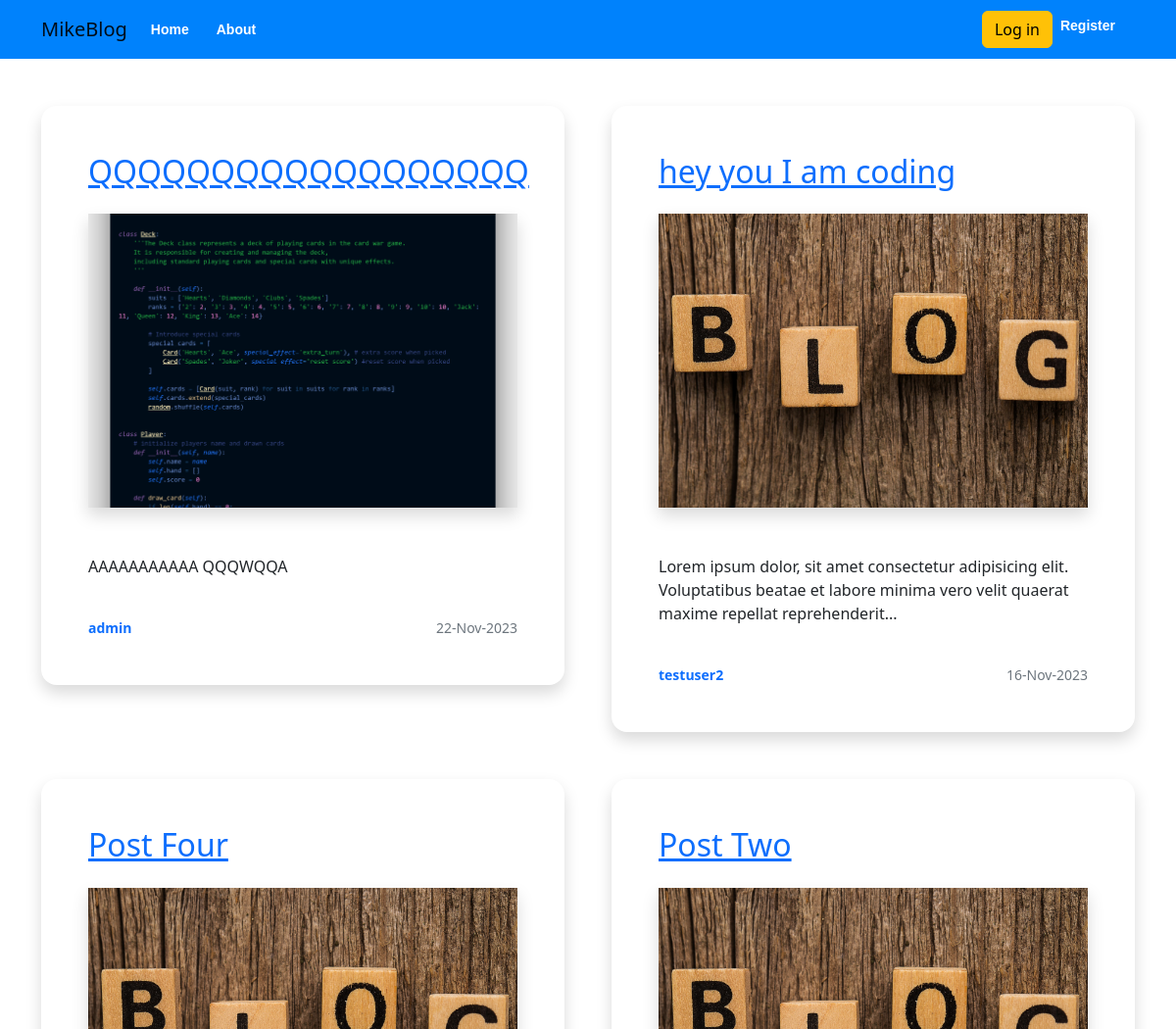
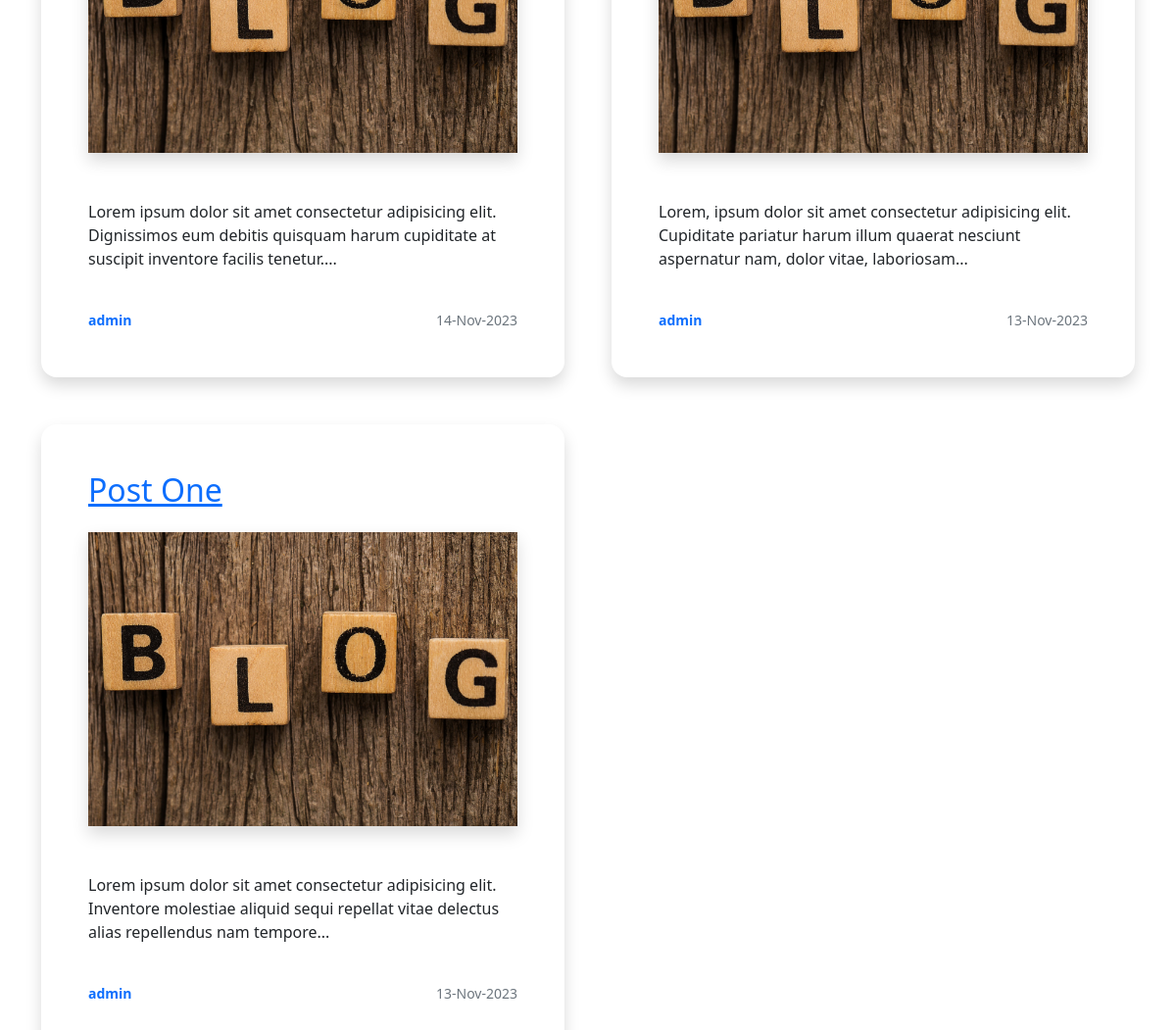
The page /home on the database its author committed (2 pictures, top to bottom).
### fblog/models.py (models this page shows, shortened)
class Post(db.Model):
    id = db.Column(db.Integer, primary_key=True)
    title = db.Column(db.String(100), unique=True, nullable=False)
    content = db.Column(db.Text, nullable=False)
    image = db.Column(db.String(200), default='postdefault.jpg', nullable=False)
    date_posted = db.Column(db.DateTime, default=datetime.utcnow)
    user_id =db.Column(db.Integer, db.ForeignKey('user.id'), nullable=False)

class User(db.Model, UserMixin):
    id = db.Column(db.Integer, primary_key=True)
    username = db.Column(db.String(100), unique=True, nullable=False)
    email = db.Column(db.String(200), unique=True, nullable=False)
    password = db.Column(db.String(60), nullable=False)
    image = db.Column(db.String(200), default='default.jpg', nullable=False)
    date_added = db.Column(db.DateTime, default=datetime.utcnow)
    is_active = db.Column(db.Boolean, default=True)
    is_admin = db.Column(db.Boolean, default=False)
    posts = db.relationship('Post', backref='author', lazy=True)

### fblog/routes.py (the view)
@app.route("/")
@app.route("/home")
def index():
    blogs = Post.query.order_by(desc(Post.date_posted))
    return render_template("index.html", blogs=blogs, title="Home page")

### fblog/templates/index.html
{% extends "base.html"  %}
{% block content %}
<div class="container py-5">
    <section class="row g-5">
        {% if blogs %}
        {% for blog in blogs %}
            <div class="col-12 col-md-6">
                <div class="p-5 shadow rounded-4">
                    <a href="{{url_for('post_details', id=blog.id)}}"><h2>{{blog.title}}</h2></a>
                    <div class="my-4">
                        <img class=" img-fluid shadow w-100" src="/static/images/{{blog.image}}" alt="" style="height: 300px; object-fit: cover;">
                    </div>
                    <p class="py-4">{{blog.content|safe|truncate(150)}}</p>
                    <div class="d-flex justify-content-between">
                        <small class="fw-bold text-primary">{{blog.author.username}}</small>
                        <small class="text-muted">{{blog.date_posted.strftime('%d-%b-%Y')}}</small>
                    </div>
                </div>
            </div>
        {% endfor %}
        {% else %}
            <div class="col-12 col-md-6 text-center mx-auto">
                <h2>No blogs Post</h2>
                <p>Be the first to create post</p>
                <a href="{{url_for('create_post')}}">CREATE POST</a>
            </div>
        {% endif %}
    </section>
</div>
{% endblock content %}

### rows shown on the page
Post: title "QQQQQQQQQQQQQQQQQQ", image (picture), content "AAAAAAAAAAA QQQWQQA", author.username "admin", date_posted "22-Nov-2023"
Post: title "hey you I am coding", image (placeholder picture), content "Lorem ipsum dolor, sit amet consectetur adipisicing elit. Voluptatibus beatae et labore minima vero velit quaerat maxime repellat reprehenderit...", author.username "testuser2", date_posted "16-Nov-2023"
Post: title "Post Four", image (placeholder picture), content "Lorem ipsum dolor sit amet consectetur adipisicing elit. Dignissimos eum debitis quisquam harum cupiditate at suscipit inventore facilis tenetur....", author.username "admin", date_posted "14-Nov-2023"
Post: title "Post Two", image (placeholder picture), content "Lorem, ipsum dolor sit amet consectetur adipisicing elit. Cupiditate pariatur harum illum quaerat nesciunt aspernatur nam, dolor vitae, laboriosam...", author.username "admin", date_posted "13-Nov-2023"
Post: title "Post One", image (placeholder picture), content "Lorem ipsum dolor sit amet consectetur adipisicing elit. Inventore molestiae aliquid sequi repellat vitae delectus alias repellendus nam tempore...", author.username "admin", date_posted "13-Nov-2023"
